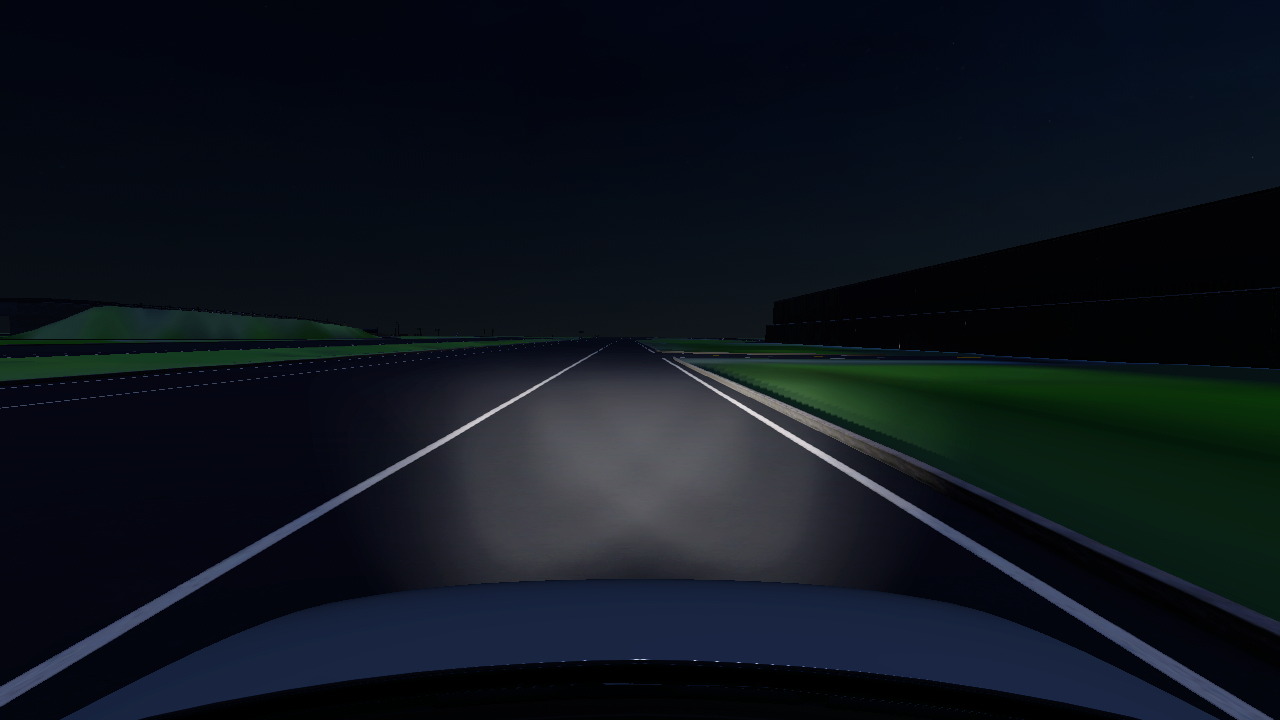
#> input picture models/examples/front.png, 1280 x 720 px
$ python -i environment_features.py   (imports and definitions only)
#> lines starting #> are read from the running program, lines starting #| are printed output that depends on the picture; after the words box and inside, x2 and y2 are one past the last pixel; in counts of white or black regions, pixels touching at a corner belong together
"""Experimental front-camera RGB descriptors, independent of labels and perception output."""
from __future__ import annotations

import cv2
import numpy as np


# Half-open pixel bounds reviewed on the fixed 1280x720 front-camera profile.
# The left and right context may contain objects, vegetation, sky, or pavement.
PROFILE = "front-1280x720-environment-patches-v1"
PATCHES = {
    "sky": (360, 45, 920, 170),
    "road_near": (425, 470, 820, 556),
    "road_far": (550, 364, 730, 396),
    "left_context": (40, 295, 260, 375),
    "right_context": (1020, 295, 1240, 375),
    "hood_left": (470, 609, 592, 637),
    "hood_right": (688, 609, 810, 637),
}
STATISTICS = (
    "mean", "dark_fraction", "std", "edge_density", "median", "p90_minus_p10",
    "bright_fraction", "saturation_median", "chroma_r_minus_b", "median_filter_residual",
)
CROSS_PATCH_NAMES = ("hood_minus_sky", "near_minus_far", "hood_left_minus_right")
NAMES = tuple(f"{region}.{stat}" for region in PATCHES for stat in STATISTICS) + CROSS_PATCH_NAMES


def extract_environment(rgb: np.ndarray) -> np.ndarray:
    """Return patch statistics on the canonical field of view; caller verifies camera profile."""
    if rgb.dtype != np.uint8 or rgb.shape != (720, 1280, 3):
        raise ValueError("expected original uint8 720x1280 front RGB")
    gray = cv2.cvtColor(rgb, cv2.COLOR_RGB2GRAY)
    edges = cv2.Canny(gray, 100, 200, L2gradient=True)
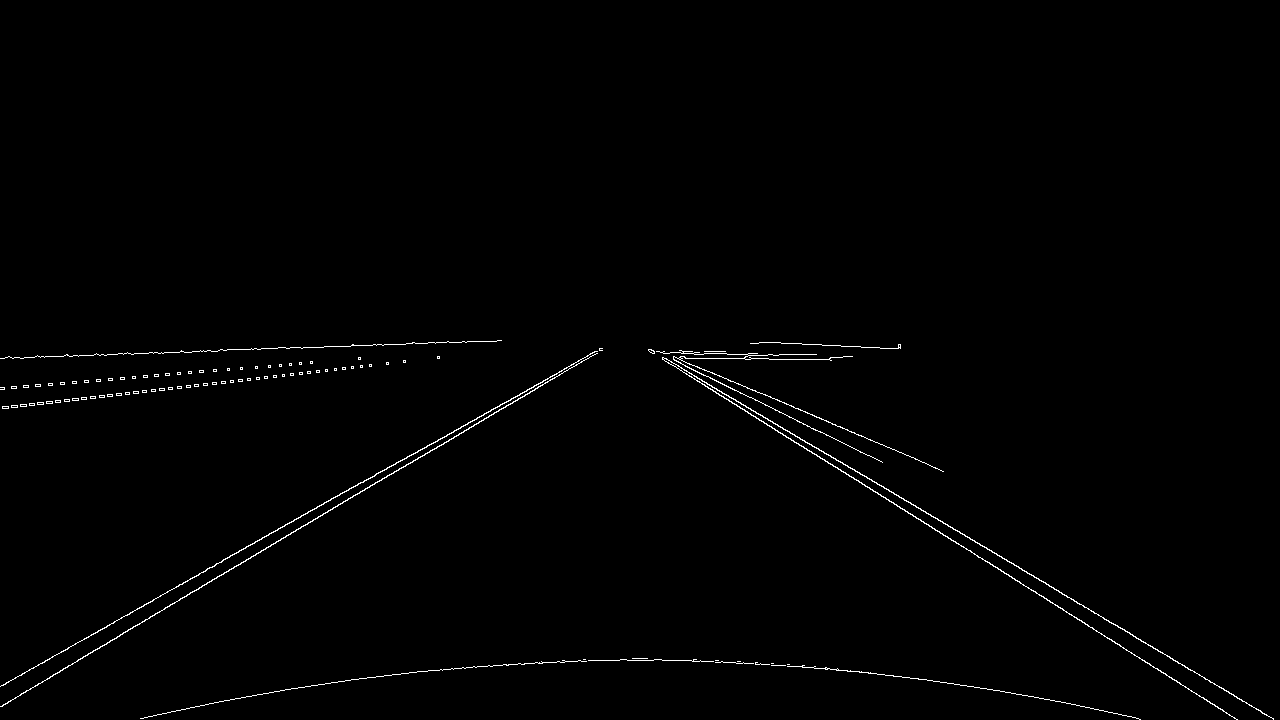
#> edges: shape (720, 1280); 0.78% white in thin lines or dots, all inside (x1, y1, x2, y2) = (0, 340, 1274, 720)
    median = cv2.medianBlur(gray, 3)
    medians = {}
    values = []
    for name, (x0, y0, x1, y1) in PATCHES.items():
        region = np.s_[y0:y1, x0:x1]
        g = gray[region]
        color = rgb[region]
        q10, q50, q90 = np.percentile(g, (10, 50, 90)) / 255.
        medians[name] = q50
        hsv = cv2.cvtColor(color, cv2.COLOR_RGB2HSV)
        rb = color[:, :, 0].astype(np.int16) - color[:, :, 2]
        values.extend((
            g.mean()/255., (g < 40).mean(), g.std()/255., (edges[region] > 0).mean(),
            q50, q90-q10, (g >= 245).mean(), np.median(hsv[:, :, 1])/255.,
            np.median(rb)/255., cv2.absdiff(g, median[region]).mean()/255.,
        ))
#> this loop made 7 passes
#> (q10, q50, q90) on passes 1 to 7: (0.0196, 0.0275, 0.0431), (0.173, 0.263, 0.341), (0.125, 0.216, 0.278), (0.0275, 0.137, 0.184), (0.00392, 0.00784, 0.0588), (0.141, 0.141, 0.145), (0.141, 0.145, 0.145)
#> pass 1, in extract_environment, `g = gray[region]`:
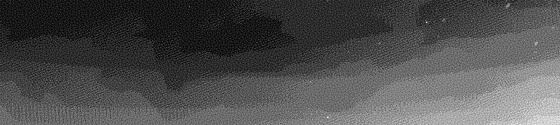
#> g: shape (125, 560); min 4, max 16, mean 7.69; drawn with min black and max white
#> pass 1, in extract_environment, `color = rgb[region]`:
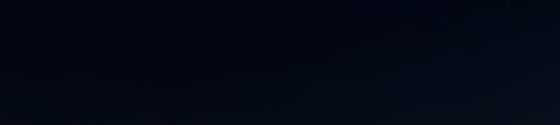
#> color: shape (125, 560, 3); mean R, G, B 3.1, 7.8, 19.6
#> pass 1, in extract_environment, `rb = color[:, :, 0].astype(np.int16) - color[:, :, 2]`:
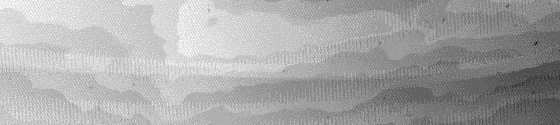
#> rb: shape (125, 560) int16; min -25, max -12, mean -16.42; drawn with min black and max white
#> after the loop:
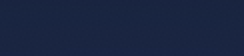
#> color: shape (28, 122, 3) (shown 2 times larger); mean R, G, B 25.5, 37, 65
#> after the loop:
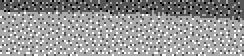
#> g: shape (28, 122) (shown 2 times larger); min 35, max 38, mean 36.8; drawn with min black and max white
#> after the loop:
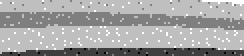
#> rb: shape (28, 122) int16 (shown 2 times larger); min -42, max -38, mean -39.43; drawn with min black and max white
#> after the loop, medians = {'sky': 0.0275, 'road_near': 0.263, 'road_far': 0.216, 'left_context': 0.137, 'right_context': 0.00784, 'hood_left': 0.141, 'hood_right': 0.145}; values = 70 values, max 1 at index 1, min -0.157 at index 58, mean 0.154
    hood = (medians["hood_left"] + medians["hood_right"])/2
#> hood = 0.143
    values.extend((hood-medians["sky"], medians["road_near"]-medians["road_far"],
                   medians["hood_left"]-medians["hood_right"]))
    return np.asarray(values, dtype=np.float32)

>>> import cv2
>>> picture = cv2.cvtColor(cv2.imread('../../models/examples/front.png'), cv2.COLOR_BGR2RGB)
>>> result = extract_environment(picture)
#> result = 73 values, max 1 at index 1, min -0.157 at index 58, mean 0.15
